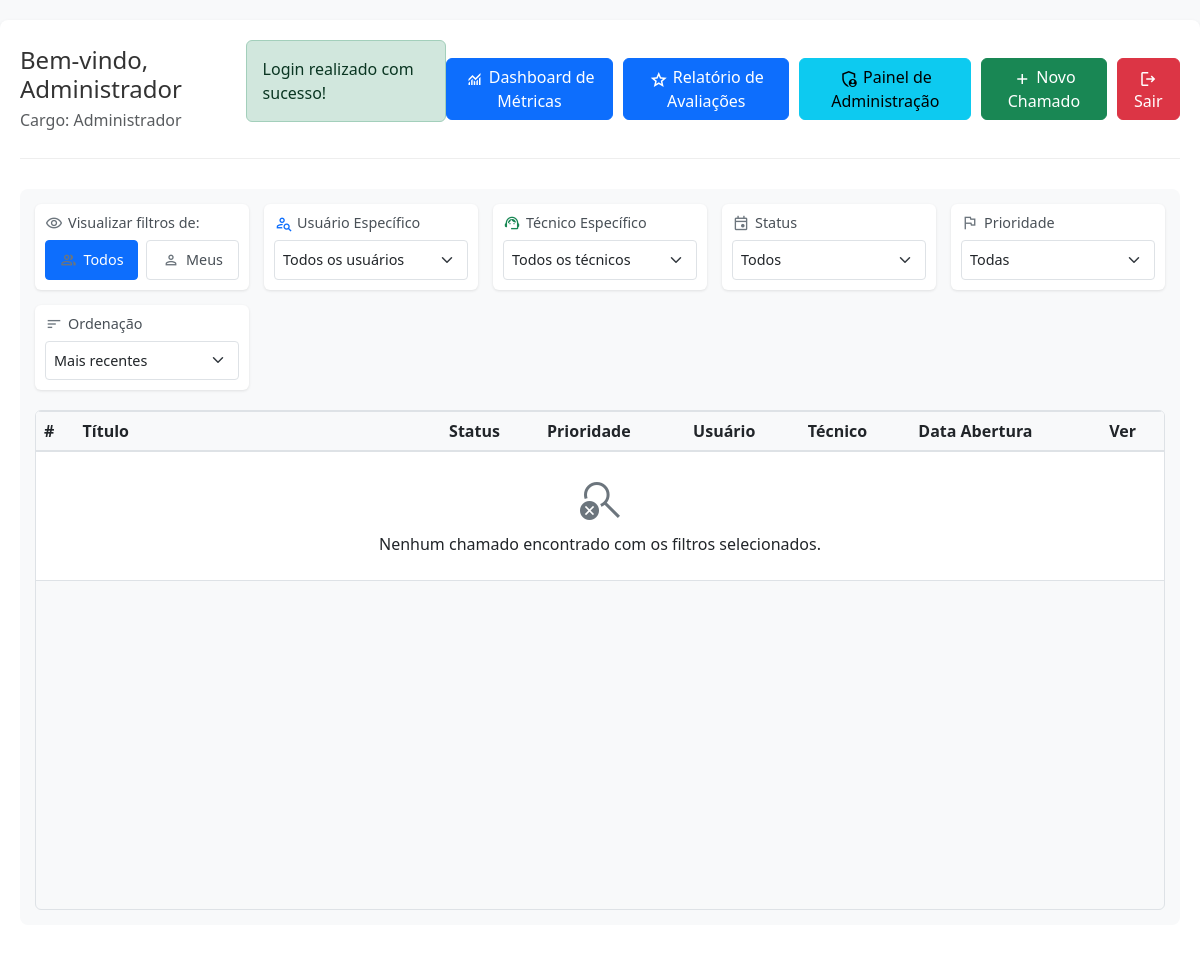
The app's page /dashboard.php?filtro_status=Rejeitada (signed in) with its own data.
### tables this page shows
CREATE TABLE `usuarios` (
  `id_usuario` int NOT NULL,
  `nome` varchar(100) NOT NULL,
  `email` varchar(100) NOT NULL,
  `senha` varchar(255) NOT NULL,
  `cargo` enum('Administrador','Técnico','Usuário') NOT NULL,
  `telefone` varchar(20) DEFAULT NULL,
  `whatsapp` varchar(20) DEFAULT NULL,
  `cidade` varchar(100) DEFAULT NULL,
  `estado` char(2) DEFAULT NULL,
  `data_nascimento` date DEFAULT NULL,
  `data_cadastro` timestamp NULL DEFAULT CURRENT_TIMESTAMP,
  `data_atualizacao` timestamp NULL DEFAULT CURRENT_TIMESTAMP ON UPDATE CURRENT_TIMESTAMP
);

### dashboard.php (the view, shortened to what this page needs)
<?php
require_once 'db_connection.php';
$stmt = mysqli_prepare($conn, "SELECT nome, cargo FROM usuarios WHERE id_usuario = ?");
mysqli_stmt_bind_param($stmt, "i", $_SESSION['user_id']);
mysqli_stmt_execute($stmt);
$result = mysqli_stmt_get_result($stmt);
$usuario = mysqli_fetch_assoc($result);
$filtro_usuario = isset($_GET['filtro_usuario']) ? $_GET['filtro_usuario'] : 'todos';
$filtro_status = isset($_GET['filtro_status']) ? $_GET['filtro_status'] : 'todos';
$filtro_prioridade = isset($_GET['filtro_prioridade']) ? $_GET['filtro_prioridade'] : 'todos';
$ordem = isset($_GET['ordem']) ? $_GET['ordem'] : 'data_abertura DESC';
$usuarios_lista = [];
if ($usuario['cargo'] === 'Administrador') {
    $stmt = mysqli_prepare($conn, "SELECT id_usuario, nome, cargo FROM usuarios ORDER BY nome");
    mysqli_stmt_execute($stmt);
    $result = mysqli_stmt_get_result($stmt);
    while ($row = mysqli_fetch_assoc($result)) {
        $usuarios_lista[] = $row;
    }
}
$chamados = [];
?>
<!DOCTYPE html>
<html lang="pt-BR">
<head>
    <link href="https://cdn.jsdelivr.net/npm/bootstrap@5.3.0/dist/css/bootstrap.min.css" rel="stylesheet">
    <link rel="stylesheet" href="css/styles.css">
</head>
<body>
    <div class="container">
        <div class="header">
            <div class="header-info">
                <h1>Bem-vindo, <?php echo htmlspecialchars($usuario['nome']); ?></h1>
                <p class="text-muted">Cargo: <?php echo htmlspecialchars($usuario['cargo']); ?></p>
            </div>
            <?php if (isset($_SESSION['success_message'])): ?>
                <div class="alert alert-success">
                    <?php
                    echo $_SESSION['success_message'];
                    ?>
                </div>
            <?php endif; ?>
            <div class="header-actions">
                <?php if ($usuario['cargo'] === 'Administrador'): ?>
                <a href="admin/dashboard_metricas.php" class="btn btn-primary">
                    <span class="material-symbols-outlined">monitoring</span>
                    Dashboard de Métricas
                </a>
                <a href="admin/relatorio_avaliacoes.php" class="btn btn-primary">
                    <span class="material-symbols-outlined">star</span>
                    Relatório de Avaliações
                </a>
                <a href="admin_usuarios.php" class="btn btn-info">
                    <span class="material-symbols-outlined">admin_panel_settings</span>
                    Painel de Administração
                </a>
                <?php endif; ?>
                <a href="novo_chamado.php" class="btn btn-success">
                    <span class="material-symbols-outlined">add</span>
                    Novo Chamado
                </a>
                <a href="logout.php" class="btn btn-danger">
                    <span class="material-symbols-outlined">logout</span>
                    Sair
                </a>
            </div>
        </div>
        <div class="filtros-container">
            <form id="filtrosForm" method="GET" class="filtros-grid">
                <?php if ($usuario['cargo'] !== 'Usuário'): ?>
                <div class="filtro-grupo">
                    <h5>
                        <span class="material-symbols-outlined">visibility</span>
                        Visualizar filtros de:
                    </h5>
                    <div class="filtro-visualizacao">
                        <button type="button" class="btn <?php echo $filtro_usuario === 'todos' ? 'active' : ''; ?>" onclick="document.getElementById('todos').click();">
                            <span class="material-symbols-outlined">group</span>
                            Todos
                        </button>
                        <button type="button" class="btn <?php echo $filtro_usuario === 'meus' ? 'active' : ''; ?>" onclick="document.getElementById('meus').click();">
                            <span class="material-symbols-outlined">person</span>
                            Meus
                        </button>
                    </div>
                </div>
                <?php endif; ?>
                <?php if ($usuario['cargo'] === 'Administrador' || ($usuario['cargo'] === 'Técnico' && !empty($usuarios_lista))): ?>
                <div class="filtro-grupo">
                    <h5>
                        <span class="material-symbols-outlined person-search-icon">person_search</span>
                        <?php if ($usuario['cargo'] === 'Administrador'): ?>
                            Usuário Específico
                        <?php else: ?>
                            Chamados por Usuário
                        <?php endif; ?>
                    </h5>
                    <select name="filtro_usuario_especifico" class="form-select" onchange="this.form.submit()">
                        <option value="todos">
                            <?php if ($usuario['cargo'] === 'Administrador'): ?>
                                Todos os usuários
                            <?php else: ?>
                                Todos os meus chamados
                            <?php endif; ?>
                        </option>
                    </select>
                </div>
                <?php endif; ?>
                <?php if ($usuario['cargo'] === 'Administrador'): ?>
                <div class="filtro-grupo">
                    <h5>
                        <span class="material-symbols-outlined tech-search-icon">support_agent</span>
                        Técnico Específico
                    </h5>
                    <select name="filtro_tecnico_especifico" class="form-select" onchange="this.form.submit()">
                        <option value="todos">Todos os técnicos</option>
                    </select>
                </div>
                <?php endif; ?>
                <div class="filtro-grupo">
                    <h5>
                        <span class="material-symbols-outlined">event</span>
                        Status
                    </h5>
                    <select name="filtro_status" class="form-select" onchange="this.form.submit()">
                        <option value="todos" <?php echo $filtro_status === 'todos' ? 'selected' : ''; ?>>Todos</option>
                    </select>
                </div>
                <div class="filtro-grupo">
                    <h5>
                        <span class="material-symbols-outlined">flag</span>
                        Prioridade
                    </h5>
                    <select name="filtro_prioridade" class="form-select" onchange="this.form.submit()">
                        <option value="todos" <?php echo $filtro_prioridade === 'todos' ? 'selected' : ''; ?>>Todas</option>
                    </select>
                </div>
                <div class="filtro-grupo">
                    <h5>
                        <span class="material-symbols-outlined">sort</span>
                        Ordenação
                    </h5>
                    <select name="ordem" class="form-select" onchange="this.form.submit()">
                        <option value="data_abertura DESC" <?php echo $ordem === 'data_abertura DESC' ? 'selected' : ''; ?>>Mais recentes</option>
                    </select>
                </div>
            </form>
            <div class="table-responsive">
                <table class="table table-hover chamados-table">
                    <thead>
                        <tr>
                            <th>#</th>
                            <th style="min-width: 250px;">Título</th>
                            <th>Status</th>
                            <th>Prioridade</th>
                            <th>Usuário</th>
                            <th>Técnico</th>
                            <th>Data Abertura</th>
                            <th>Ver</th>
                        </tr>
                    </thead>
                    <tbody>
                        <?php if (empty($chamados)): ?>
                        <tr>
                            <td colspan="8" class="text-center py-4">
                                <span class="material-symbols-outlined d-block mb-2" style="font-size: 48px; color: #6c757d;">search_off</span>
                                <p class="mb-0">Nenhum chamado encontrado com os filtros selecionados.</p>
                            </td>
                        </tr>
                        <?php endif; ?>
                    </tbody>
                </table>
            </div>
        </div>
    </body>
</html>

### css/styles.css (style rules this page uses)
.btn .material-symbols-outlined { font-size: 20px; vertical-align: middle; }

### dashboard.php (style rules this page uses)
body { background-color: #f8f9fa; }
.container { max-width: 1400px; margin: 20px auto; background: white; padding: 20px; border-radius: 8px; box-shadow: 0 2px 4px rgba(0,0,0,0.1); }
.header { display: flex; justify-content: space-between; align-items: center; margin-bottom: 30px; padding-bottom: 20px; border-bottom: 1px solid #eee; }
.header h1 { margin: 0; color: #333; font-size: 24px; }
.header p { margin: 5px 0 0 0; font-size: 16px; color: #666; }
.header-actions { display: flex; gap: 10px; }
.filtros-container { background: #f8f9fa; padding: 15px; border-radius: 8px; margin-bottom: 20px; }
.filtros-grid { display: grid; grid-template-columns: repeat(auto-fit, minmax(200px, 1fr)); gap: 15px; align-items: start; }
.filtro-grupo { background: white; padding: 10px; border-radius: 6px; box-shadow: 0 1px 3px rgba(0,0,0,0.1); }
.filtro-grupo h5 { font-size: 0.9rem; margin-bottom: 8px; color: #495057; display: flex; align-items: center; gap: 5px; }
.filtro-grupo .material-symbols-outlined { font-size: 18px; vertical-align: text-bottom; color: #6c757d; }
.filtro-grupo select { width: 100%; padding: 8px; border: 1px solid #dee2e6; border-radius: 4px; background-color: white; }
.filtro-visualizacao { display: flex; gap: 8px; }
.filtro-visualizacao .btn { flex: 1; text-align: center; padding: 8px; border-radius: 4px; font-size: 0.9rem; display: flex; align-items: center; justify-content: center; gap: 6px; background-color: white; border: 1px solid #dee2e6; color: #495057; }
.filtro-visualizacao .btn.active { background-color: #0d6efd; color: white; border-color: #0d6efd; }
.person-search-icon { color: #0d6efd !important; }
.tech-search-icon { color: #198754 !important; }
.form-select { font-size: 0.9rem; padding: 6px 12px; }
.chamados-table th { background-color: #f8f9fa; font-weight: 600; }
.table-responsive { height: 500px; overflow-y: auto; border: 1px solid #dee2e6; border-radius: 6px; margin-top: 20px; }
.table { margin-bottom: 0; }
.table thead { position: sticky; top: 0; background-color: white; z-index: 1; }
.table thead th { border-top: none; background-color: #f8f9fa; box-shadow: inset 0 1px 0 #dee2e6, inset 0 -1px 0 #dee2e6; }

### records on screen
usuarios: nome "Administrador", cargo "Administrador", filtro_usuario_especifico "Todos os usuários"

### other values on screen
$_SESSION['success_message'] "Login realizado com sucesso!"
